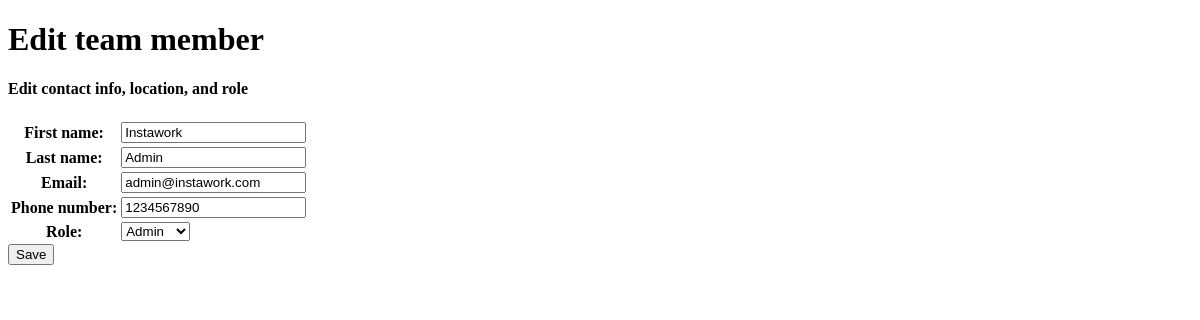
The page /team_management_app/edit/0 on the database as committed earlier.
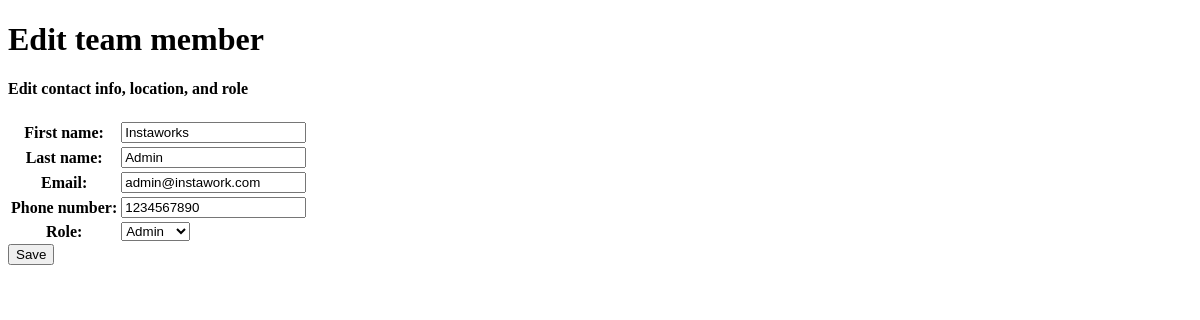
The same page on the database as committed later.
### team_management_app/models.py (models this page shows, shortened)
class Member(models.Model):
    first_name = models.CharField(max_length=100)
    last_name = models.CharField(max_length=100)
    email = models.CharField(max_length=200, unique=True)
    phone_number = models.CharField(max_length=100)
    ROLE_TYPE = (
        ('regular', 'Regular'),
        ('admin', 'Admin')
    )
    role = models.CharField(
        max_length=20,
        choices=ROLE_TYPE,
        blank=True,
        default='regular',
        help_text='Role of this team member',
    )

### team_management_app/views.py (the view)
# urls.py: path('edit/<int:pk>', views.EditMember, name='edit-member'),
def EditMember(request, pk):
    member = get_object_or_404(Member, pk=pk)
    if request.method == 'POST':
        form = MemberForm(request.POST)
        member.first_name = form.data['first_name']
        member.last_name = form.data['last_name']
        member.phone_number = form.data['phone_number']
        member.email = form.data['email']
        if (pk != 0):
            member.role = form.data['role']
        else:
            if form.data['role'] == 'regular':
                 messages.error(request, "Cannot change role of this root user to Regular")
        member.save()
        return HttpResponseRedirect('/')
    else:
        form = MemberForm(initial={
            'first_name': member.first_name,
            'last_name': member.last_name,
            'phone_number': member.phone_number,
            'email': member.email,
            'role': member.role
            }
        )
    context = {
        'form': form,
        'pk': pk
    }
    return render(request, 'edit_member_form.html', context)

### team_management_app/templates/edit_member_form.html (shortened to what this page needs)
{% extends "member_base.html" %}
{% block title %}
    <h1>Edit team member</h1>
    <h4>Edit contact info, location, and role</h4>
{% endblock %}
{% block content %}
  <form action="" method="post">
      <table>
          {{ form.as_table }}
      </table>
      <input type="submit" value="Save">
    </form>
{% endblock %}

Rows that differ between the two databases and show on the page:
changed Member "Admin": first_name "Instawork" → "Instaworks"
